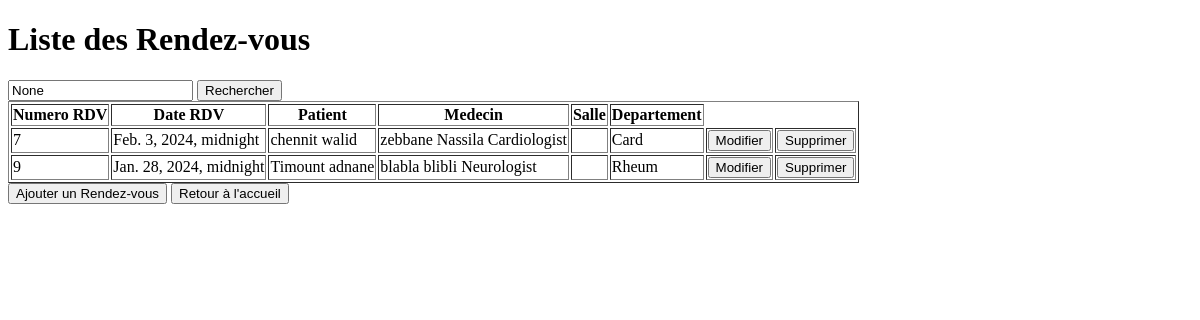
The app's page /liste_rdv/, older data.
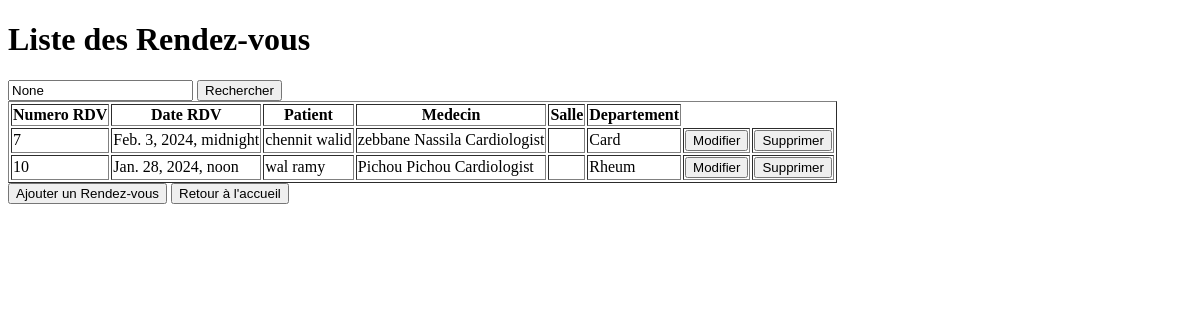
The same page, newer data.
### app1/models.py (models this page shows, shortened)
class RendezVous(models.Model) :
    Num_rdv = models.AutoField(primary_key=True)
    Date_rdv = models.DateTimeField()
    salle = models.ForeignKey('Salle', on_delete=models.CASCADE)
    Num_Patient = models.ForeignKey(Patient,on_delete = models.CASCADE)
    Num_Medecin = models.ForeignKey(Medecin,on_delete = models.CASCADE)
    choix_departement = [
        ('Card','Cardiology'),
        ('Neuro','Neurology'),
        ('Urol','Urology'),
        ('Rheum','Rheumatology'),
        ('ENT','Ear, Nose, and Throat'),
    ]
    departement = models.CharField(max_length = 50, choices = choix_departement)

class Patient(models.Model) :
    Num_P = models.AutoField(primary_key=True)
    Nom_P = models.CharField(max_length = 50)
    Prenom_P = models.CharField(max_length = 50)
    DateNaissance = models.DateField()
    Telephone_P = models.CharField(max_length = 10, help_text = 'Entrez un numero de telephone valable svp')
    Adresse_P = models.CharField(max_length = 50)
    choix_genre = [
        ('M', 'Masculin'),
        ('F', 'Feminin'),
    ]
    Genre = models.CharField(max_length = 1,choices = choix_genre)

class Medecin(models.Model) :
    Num_M = models.AutoField(primary_key=True)
    Nom_M = models.CharField(max_length = 50)
    Prenom_M = models.CharField(max_length = 50)
    Telephone_M = models.CharField(max_length = 10, help_text = 'Entrez un numero de telephone valable svp')
    choix_speciailte = [
        ('Cardiologist','Cardiologist'),
        ('Neurologist','Neurologist'),
        ('Urologist','Urologist'),
        ('Rheumatologist','Rheumatologist'),
        ('Otolaryngologist','Otolaryngologist'),
    ]
    specialite = models.CharField(max_length = 50, choices = choix_speciailte)

### app1/views.py (the view)
# urls.py: path('liste_rdv/',liste_rdv,name='liste_rdv'),
def liste_rdv(request):
    query = request.GET.get('q')
    rdvs= RendezVous.objects.all()
    if query:
        rdvs = rdvs.filter(Num_Patient__Nom_P__icontains=query)
    return render(request,'liste_rdv.html',{'rdvs': rdvs , 'query': query})

### app1/templates/liste_rdv.html (shortened to what this page needs)
<!DOCTYPE html>
<html lang="en">
<head>
</head>
<body>
    <h1>Liste des Rendez-vous</h1>
    <form method="get" action="{% url 'liste_rdv' %}">
        <input type="text" name="q" placeholder="Recherche par Noms des Patients" value="{{ query }}">
        <button type="submit">Rechercher</button>
    </form>
<table border="1">
    <thead>
        <tr>
            <th>Numero RDV</th>
            <th>Date RDV</th>
            <th>Patient</th>
            <th>Medecin</th>
            <th>Salle</th>
            <th>Departement</th>
        </tr>
    </thead>
    <tbody>
        {% for rdv in rdvs %}
            <tr>
                <td>{{ rdv.Num_rdv }}</td>
                <td>{{ rdv.Date_rdv}}</td>
                <td>{{ rdv.Num_Patient.Nom_P }} {{rdv.Num_Patient.Prenom_P}}</td>
                <td>{{ rdv.Num_Medecin.Nom_M }} {{ rdv.Num_Medecin.Prenom_M }} {{rdv.Num_Medecin.specialite}}</td>
                <td>{{ rdv.Num_Salle}}</td>
                <td>{{ rdv.departement}}</td>
                <td>
                    <a href="{% url 'prefill_rendezVous' pk=rdv.Num_rdv %}"><button>Modifier</button></a>
                </td>
                <td>
                    <a href="{% url 'supprimer_rdv' pk=rdv.Num_rdv %}"><button>Supprimer</button></a>
                </td>
            </tr>
        {% endfor %}
    </tbody>
</table>
<a href="{% url 'ajouter_rdv' %}"><button>Ajouter un Rendez-vous</button></a>
<a href="{% url 'Home' %}"><button>Retour à l'accueil</button></a>
</body>
</html>

Row changes from the older to the newer data that the page shows:
removed RendezVous: Num_rdv "9", Date_rdv "Jan. 28, 2024, midnight", Num_Patient.Nom_P "Timount", Num_Patient.Prenom_P "adnane", Num_Medecin.Nom_M "blabla", Num_Medecin.Prenom_M "blibli", Num_Medecin.specialite "Neurologist", departement "Rheum"
added RendezVous: Num_rdv "10", Date_rdv "Jan. 28, 2024, noon", Num_Patient.Nom_P "wal", Num_Patient.Prenom_P "ramy", Num_Medecin.Nom_M "Pichou", Num_Medecin.Prenom_M "Pichou", Num_Medecin.specialite "Cardiologist", departement "Rheum"
